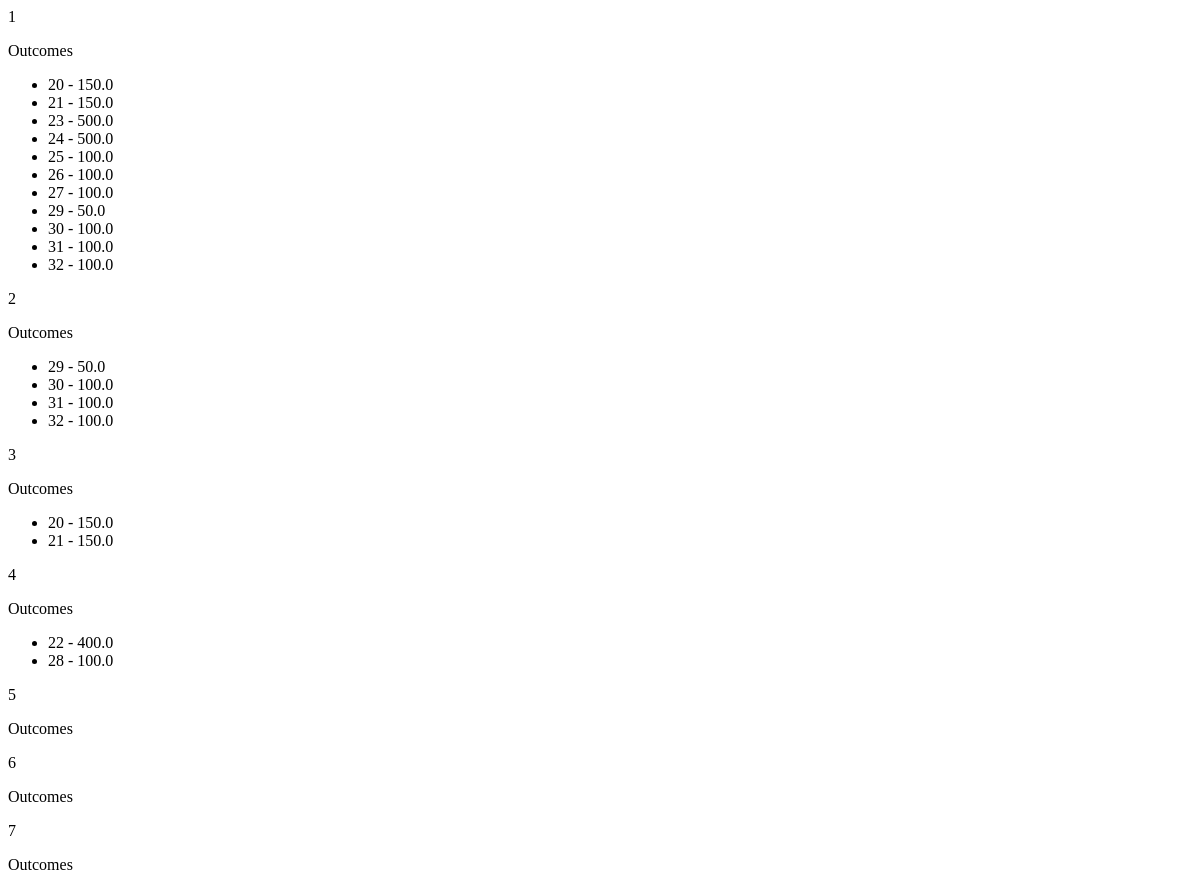
/test/, run on an earlier commit of the app's database.
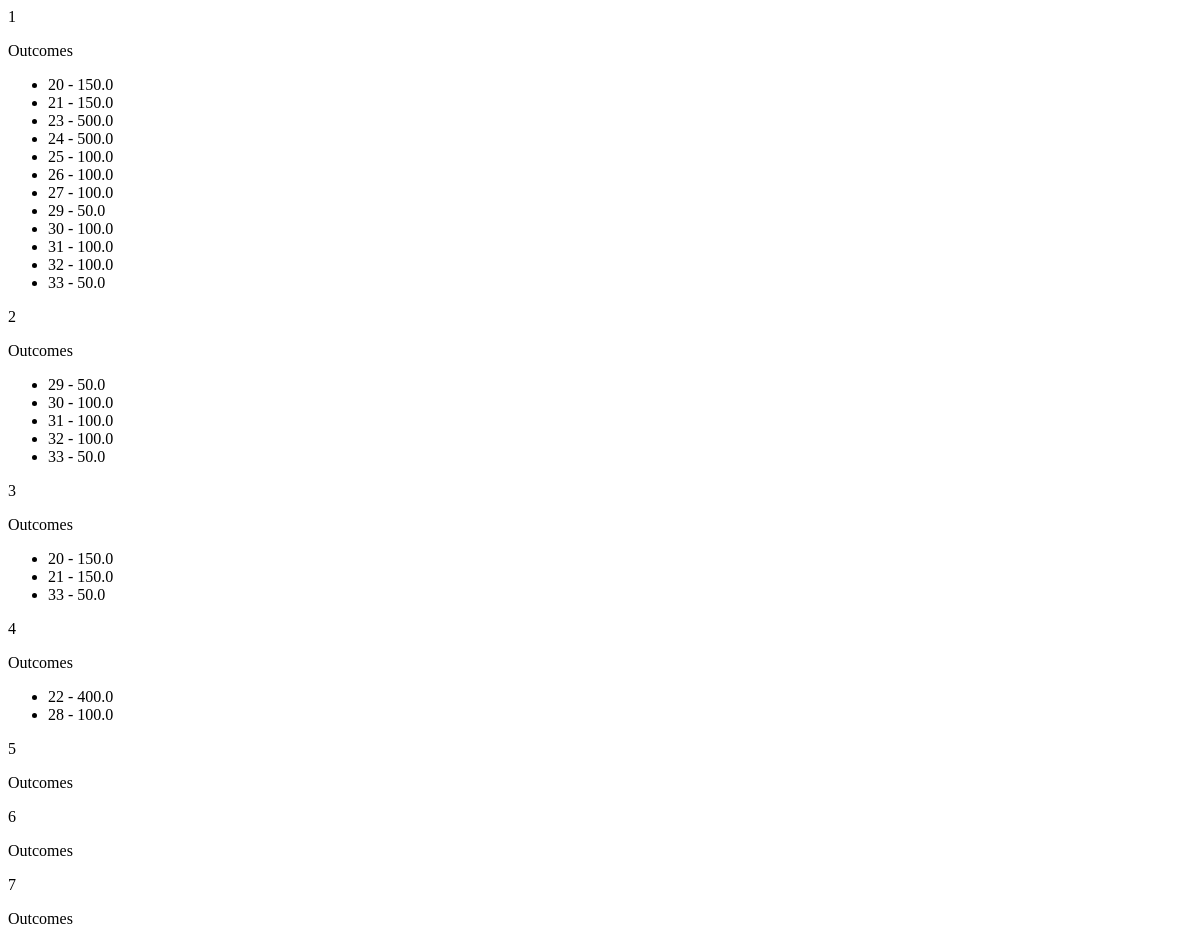
And on a later commit of the database.
### transactions/models.py (models this page shows, shortened)
class Account(models.Model):
    balance = models.FloatField(validators=[MinValueValidator(0)])
    user = models.ForeignKey(User, on_delete=models.CASCADE)
    created = models.DateTimeField(auto_now_add=True)
    transactions = models.ManyToManyField('self', through='Transaction')
    class Meta:
        verbose_name = 'Cчет'
        verbose_name_plural = 'Cчета'

class Transaction(models.Model):
    date_time = models.DateTimeField(auto_now_add=True)
    amount = models.FloatField(validators=[MinValueValidator(0)])
    from_accounts = models.ManyToManyField(Account, related_name='outcomes')
    to_account = models.ForeignKey(Account, on_delete=models.CASCADE, related_name='incomes')
    is_cancelled = models.BooleanField(default=False)
    class Meta:
        verbose_name = 'Транзакция'
        verbose_name_plural = 'Транзакции'

### transactions/views.py (the view)
# urls.py: path('test/', views.test, name='test'),
def test(request):
    account_list = Account.objects.prefetch_related(Prefetch('outcomes', Transaction.objects.annotate(outcome_amount=F('amount') / Count('from_accounts')))).all()
    return render(request, 'test.html', {'account_list': account_list})

### transactions/templates/test.html (shortened to what this page needs)
{% for account in account_list %}
    <p>{{ account.id }}</p>
    <p>Outcomes</p>
    <ul>
        {% for outcome in account.outcomes.all %}
            <li>{{ outcome.id }} - {{ outcome.outcome_amount }}</li>
        {% endfor %}
    </ul>
{% endfor %}

What changed in the data, as far as the page shows it:
added Transaction: id "33", outcome_amount "50.0"
